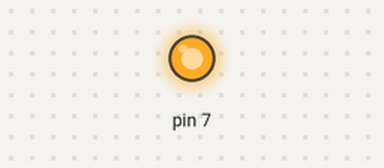
Simulated run of this sketch. Board: Arduino Uno, built with avr-gcc and run on an emulated ATmega328P. Shown: output pins drawn as LEDs (lit = HIGH).

Above: at 0.1 s.
Timing chart, 0 to 1.6 s (numbered marks = the images above):
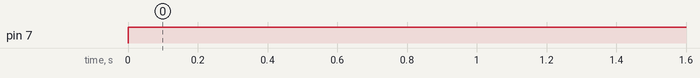

Measured:
- by itself, pin 7: LOW → HIGH at 0.00 s

The sketch:

LED.ino
```cpp
void setup() {
  // put your setup code here, to run once:
  pinMode(7,OUTPUT);

}

void loop() {
  // put your main code here, to run repeatedly:
  digitalWrite(7,HIGH);
}
```
